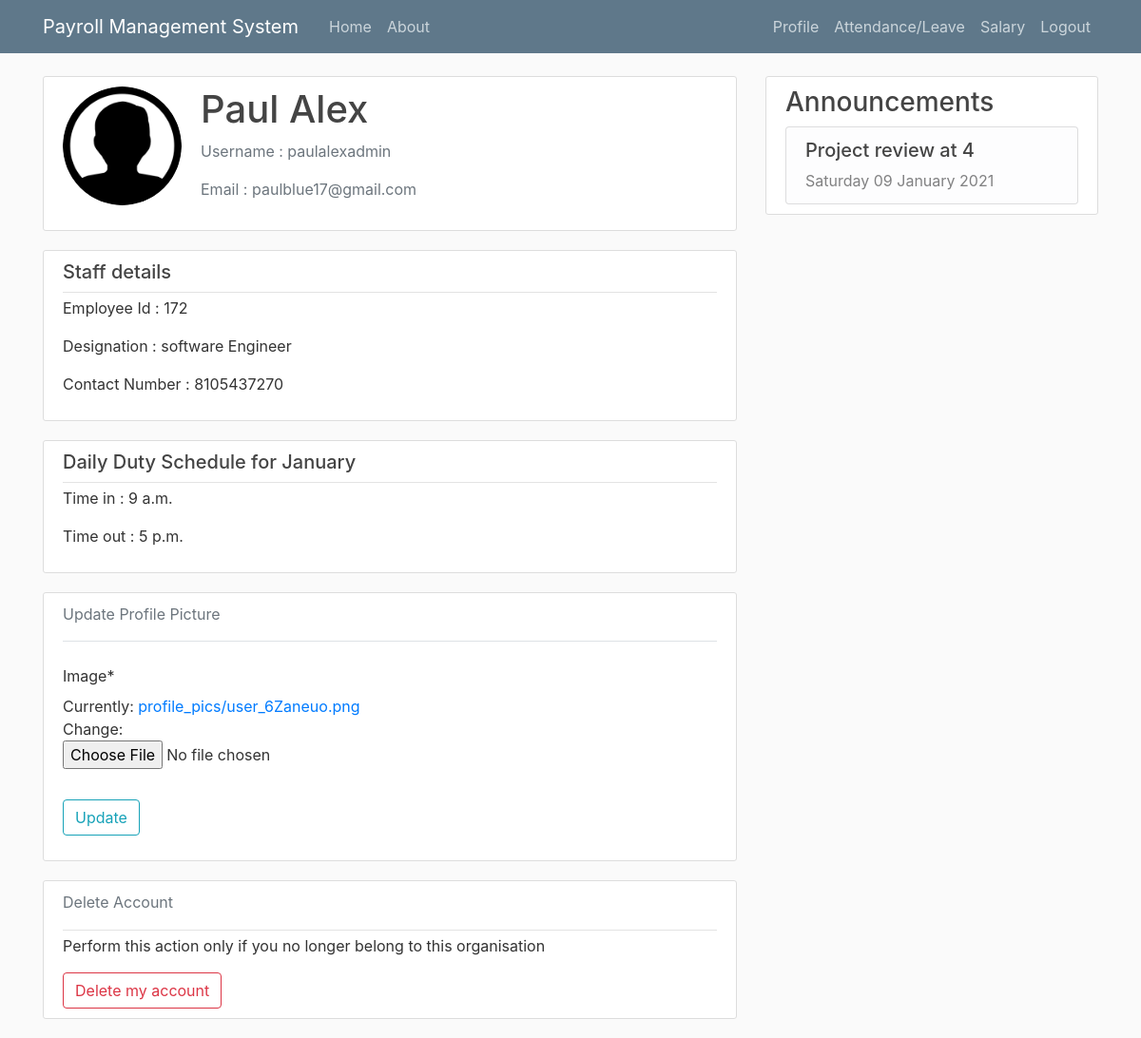
/profile/ (signed in), run on the app's committed database.
### payroll/models.py (models this page shows, shortened)
class Profile(models.Model):
    user = models.OneToOneField(User, on_delete=models.CASCADE)
    image = models.ImageField(default='user.png', upload_to='profile_pics')

class Employee_details(models.Model):
    Emp_id = models.CharField(max_length=20, primary_key=True, default = 'None')
    name = models.CharField(max_length=100, default = 'Enter name')
    PhoneNo = models.CharField(max_length=100, default = 'Enter phone number')
    Designation = models.CharField(max_length=100, default = 'None')
    Dept = models.CharField(max_length=100, default = 'None')
    user = models.OneToOneField(User, on_delete=models.CASCADE)

class Duty_Schedule(models.Model):
    Month = models.CharField(max_length=20, default = 'None')
    Time_in = models.TimeField(default='00:00')
    Time_out = models.TimeField(default='00:00')
    user = models.OneToOneField(User, on_delete=models.CASCADE)

class announcements(models.Model):
    content = models.TextField()
    date_posted = models.DateTimeField(default=timezone.now)
    @property
    def getdate(self):
        date = self.date_posted
        return date.strftime('%A %d %B %Y')

### payroll/views.py (the view)
# urls.py: path('profile/', views.profile, name='profile'), #profile
@login_required
def profile(request):   #profile page
    a = announcements.objects.all()
    emp = Employee_details.objects.filter(user=request.user).first()
    schedule = Duty_Schedule.objects.filter(user=emp.user).first()
    print(request.user)
    if request.method == 'POST':
        p_form = ProfileUpdateForm(request.POST, request.FILES, instance=request.user.profile)#request.FILES is used to get the file uploaded by thr user in order to update
        if p_form.is_valid():
            p_form.save()
            messages.success(request, f'Your profile picture has been updated!')
            return redirect('profile') # to stop the message from the browser
    else:
        p_form = ProfileUpdateForm(instance=request.user.profile)
    context = {
        'announcements' : a,
        'p_form': p_form,
        'name': emp.name,
        'phone': emp.PhoneNo,
	    'designation': emp.Designation,
	    'username': emp.user.username,
        'email': emp.user.email,
	    'empid': emp.Emp_id,
        'schedule_month': schedule.Month,
        'schedule_time_in': schedule.Time_in,
        'schedule_time_out': schedule.Time_out
    }
    return render(request, 'payroll/profile.html', context)

### payroll/forms.py
class ProfileUpdateForm(forms.ModelForm):
    class Meta:
        model = Profile
        fields = ['image']

### payroll/templates/payroll/profile.html (shortened to what this page needs)
{% extends "payroll/base.html" %}
{% load crispy_forms_tags %}
{% block content %}
    <div class="content-section">
      <div class="media">
        <img class="rounded-circle account-img" src="{{ user.profile.image.url }}">
        <div class="media-body">
          <h2 class="account-heading">{{ name }}</h2>
          <p class="text-secondary">Username : {{ user.username }}</p>
          <p class="text-secondary">Email : {{ user.email }}</p>
        </div>
      </div>
    </div>
    <article class="media content-section">
        <div class="media-body">
          <div class="article-metadata">
            <h5 class="mr-2" href="#">Staff details</h5>
          </div>
          <p>Employee Id : {{ empid }}</p>
          <p>Designation : {{ designation }}</p>
          <p>Contact Number : {{ phone }}</p>
        </div>
      </article>
      <article class="media content-section">
        <div class="media-body">
          <div class="article-metadata">
            <h5 class="mr-2">Daily Duty Schedule for {{ schedule_month }}</h5>
          </div>
          <p>Time in : {{ schedule_time_in }}</p>
          <p>Time out : {{ schedule_time_out }}</p>
        </div>
      </article>
      <div class="content-section">
        <p class="text-secondary">Update Profile Picture</p>
          <form method="POST" enctype="multipart/form-data">
            <fieldset class="form-group">
                <legend class="border-bottom mb-4"></legend>
                {{ p_form|crispy }}
            </fieldset>
            <div class="form-group">
                <button class="btn btn-outline-info" type="submit">Update</button>
            </div>
      </div>
      <article class="media content-section">
        <div class="media-body">
          <div class="article-metadata">
            <p class="text-secondary">Delete Account</p>
          </div>
          <p>Perform this action only if you no longer belong to this organisation</p>
          <a href="{% url 'confirmdelete' %}"><button type = "button" class="btn btn-outline-danger">Delete my account</button></a>
        </div>
      </article>
{% endblock content %}
{% block head %}
<div class="content-section">
  <h3 style="justify-content: center;">Announcements</h3>
  {% block anmts %}
  <ul class="list-group">
  {% for i in announcements %}
  <li class="list-group-item list-group-item-light">
    <div>
      <h5>{{i.content}}</h5>
      {{i.getdate}}
    </div>
  </li>
  {% endfor %}
</ul>
{% endblock anmts %}
</div>
{% endblock head %}

### payroll/templates/payroll/base.html (shortened to what this page needs)
{% load static %}
<!DOCTYPE html>
<html lang="en">
<head>
    <link rel="stylesheet" href="https://stackpath.bootstrapcdn.com/bootstrap/4.3.1/css/bootstrap.min.css">
    <link rel="stylesheet" type="text/css" href="{% static 'payroll/main.css' %}">
</head>
<body>
    <header class="site-header">
        <nav class="navbar navbar-expand-md navbar-dark bg-steel fixed-top">
          <div class="container">
            <a class="navbar-brand mr-4" href="{% url 'payroll-home' %}">Payroll Management System</a>
            <div class="collapse navbar-collapse" id="navbarToggle">
              <div class="navbar-nav mr-auto">
                <a class="nav-item nav-link" href="{% url 'payroll-home' %}">Home</a>
                <a class="nav-item nav-link" href="{% url 'payroll-about' %}">About</a>
              </div>
              <div class="navbar-nav">
                {% if user.is_authenticated %}
                  <a class="nav-item nav-link" href="{% url 'profile' %}">Profile</a>
                  <a class="nav-item nav-link" href="{% url 'attendance' %}">Attendance/Leave</a>
                  <a class="nav-item nav-link" href="{% url 'salary' %}">Salary</a>
                  <a class="nav-item nav-link" href="{% url 'logout' %}">Logout</a>
                {% else %}
                  <a class="nav-item nav-link" href="{% url 'login' %}">Login</a>
                {% endif%}
              </div>
            </div>
          </div>
        </nav>
    </header>
    <main role="main" class="container">
        <div class="row">
          <div class="col-md-8">
            {% block content %}{% endblock %}
          </div>
          <div class="col-md-4">
              {% block head %}{% endblock %}
          </div>
        </div>
      </main>
</body>
</html>

### payroll/static/payroll/main.css (style rules this page uses)
body { background: #fafafa; color: #333333; margin-top: 5rem; }
h1, h2, h3, h4, h5, h6 { color: #444444; }
ul { margin: 0; }
.bg-steel { background-color: #5f788a; }
.site-header .navbar-nav .nav-link { color: #cbd5db; }
.content-section { background: #ffffff; padding: 10px 20px; border: 1px solid #dddddd; border-radius: 3px; margin-bottom: 20px; }
.article-metadata { padding-bottom: 1px; margin-bottom: 4px; border-bottom: 1px solid #e3e3e3 }
.account-img { height: 125px; width: 125px; margin-right: 20px; margin-bottom: 16px; }
.account-heading { font-size: 2.5rem; }

### data on the page
Employee_details: name "Paul Alex", Emp_id "172", Designation "software Engineer", PhoneNo "8105437270"
Duty_Schedule: Month "January", Time_in "9 a.m.", Time_out "5 p.m."
announcements: content "Project review at 4", getdate "Saturday 09 January 2021"

### other printed values
{{ user.username }} "paulalexadmin"
{{ user.email }} "paulblue17@gmail.com"
